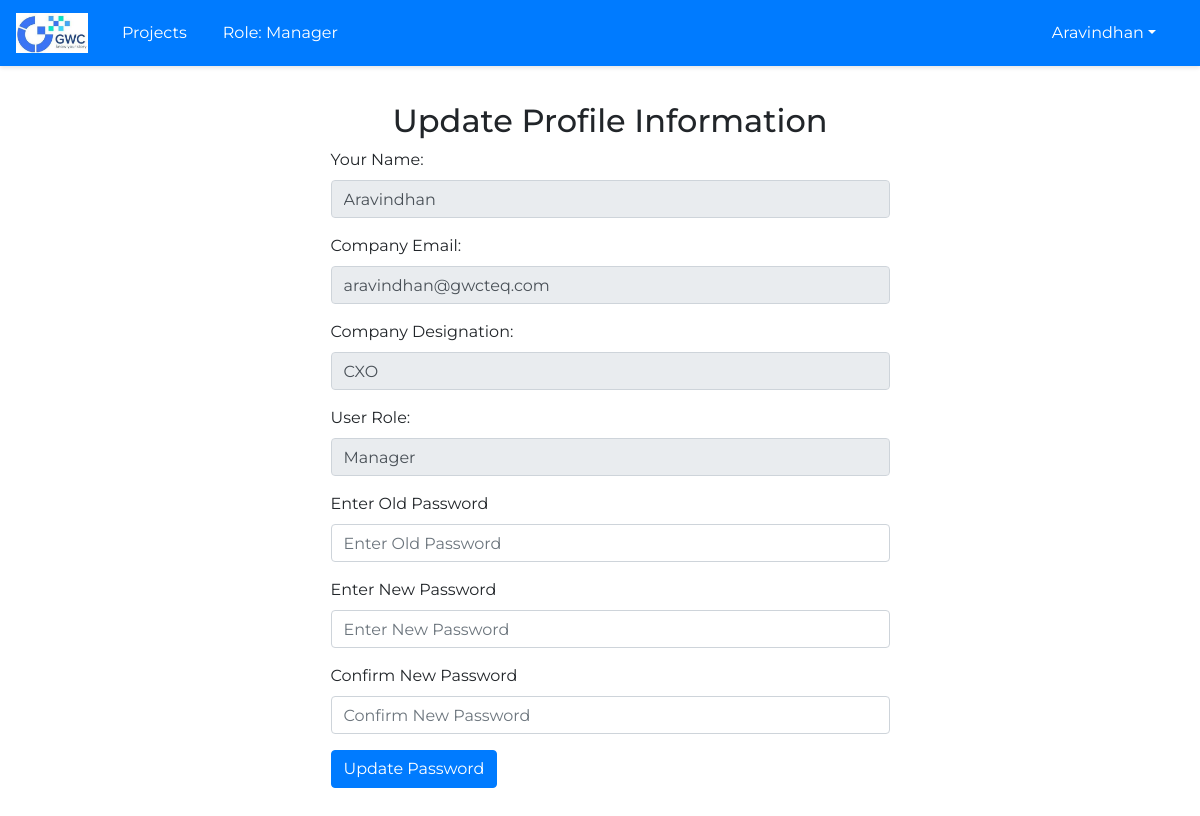
Screenshot of /user_profile (signed in) with the database file from the repository.
### main.py (models this page shows, shortened)
class Users(db.Model):
    id = db.Column(db.Integer(), primary_key=True, autoincrement=True)
    Email = db.Column(db.String(250), unique=True, nullable=False)
    Name = db.Column(db.String(250), nullable=False)
    User_Role = db.Column(db.String(250), default='Member', nullable=False)
    Password = db.Column(db.String(250), nullable=False)
    Designation = db.Column(db.String(250), nullable=False)
    Creation_Date = db.Column(db.DateTime(), default=dt.datetime.utcnow() + dt.timedelta(hours=5, minutes=30), nullable=False)

### main.py (the view)
@app.route('/user_profile')
def show_user_profile():
    if 'user_id' in session:
        user_id = session['user_id']
        user = Users.query.filter_by(id=user_id).first()
    return  render_template('user_profile.html', user= user)

### main.py (called while the page is built, shortened)
@app.before_request
def require_login():
    allowed_routes = ['login','static', 'show_register']  # add any route that doesn't require login here
    if request.endpoint not in allowed_routes and 'user_id' not in session:
        return redirect(url_for('login'))

@app.before_request
def restrict_access_member():
    user_id = session.get('user_id')
    if user_id:
        user = Users.query.filter_by(id=user_id).first()

@app.before_request
def restrict_access_teamlead():
    user_id = session.get('user_id')
    if user_id:
        user = Users.query.filter_by(id=user_id).first()
        if user.User_Role == 'Team Lead':
            restricted_functions = ['add_project', 'add_epic', 'add_story', 'update_project', 'update_epic', 'update_story', 'delete_story', 'delete_epic','show_users','update_user_role']
            if request.endpoint in restricted_functions:
                abort(403)  # Forbidden

@app.before_request
def restrict_access_manager():
    user_id = session.get('user_id')
    if user_id:
        user = Users.query.filter_by(id=user_id).first()
        if user.User_Role == 'Manager':
            restricted_functions = ['add_project', 'update_project','show_users','update_user_role']
            if request.endpoint in restricted_functions:
                abort(403)  # Forbidden

@app.context_processor
def inject_user():
    def get_user():
        if 'user_id' in session:
            user = Users.query.get(session['user_id'])
            return user
        return None
    return {'user': get_user()}

### templates/user_profile.html (shortened to what this page needs)
{% extends 'base_layout.html' %}
{% block main %}
<div class="text-center">
    <h2>Update Profile Information</h2>
</div>
<form method="POST" action="{{ url_for('update_password') }}" class="row g-3 justify-content-center">
    <div class="col-md-6">
        <div class="form-group">
            <label for="name" class="form-label">Your Name:</label>
            <input type="text" id="name" name="name" class="form-control" value="{{ user.Name }}" disabled>
        </div>
        <div class="form-group">
            <label for="email" class="form-label">Company Email:</label>
            <input type="text" id="email" name="email" class="form-control" value="{{ user.Email }}" disabled>
        </div>
        <div class="form-group">
            <label for="designation" class="form-label">Company Designation:</label>
            <input type="text" id="designation" name="designation" class="form-control" value="{{ user.Designation }}" disabled>
        </div>
        <div class="form-group">
            <label for="user_role" class="form-label">User Role:</label>
            <input type="text" id="user_role" name="user_role" class="form-control" value="{{ user.User_Role }}" disabled>
        </div>
        <div class="form-group">
            <label for="old_password">Enter Old Password</label>
            <input type="password" class="form-control" id="old_password" name="old_password" placeholder="Enter Old Password">
        </div>
        <div class="form-group">
            <label for="new_password">Enter New Password</label>
            <input type="password" class="form-control" id="new_password" minlength="8" name="new_password" placeholder="Enter New Password">
        </div>
        <div class="form-group">
            <label for="confirm_password">Confirm New Password</label>
            <input type="password" class="form-control" id="confirm_password" minlength="8" name="confirm_password" placeholder="Confirm New Password">
        </div>
        <div class="form-group">
            <button type="submit" class="btn btn-primary">Update Password</button>
        </div>
    </div>
</form>
{% endblock %}

### templates/base_layout.html (shortened to what this page needs)
<!DOCTYPE html>
<html>
  <head>
      <link rel="stylesheet" href="https://maxcdn.bootstrapcdn.com/bootstrap/4.5.2/css/bootstrap.min.css">
      <link href="{{ url_for('static', filename='css/base_layout-style.css') }}" rel="stylesheet">
  </head>
  <body>
    <nav class="navbar navbar-expand-md navbar-light bg-primary">
      <a class="navbar-brand" href="{{ url_for('login') }}">
        <img src="{{ url_for('static', filename='images/placeholder-logo.png') }}" alt="Logo">
      </a>
      <ul class="navbar-nav">
        {% if user.User_Role in ['Manager', 'Admin', 'Team Lead'] %}
        <li class="nav-item">
          <a class="nav-link" href="{{ url_for('show_projects') }}">Projects</a>
        </li>
        {% endif %}
        <li class="nav-item nav-link">
          Role: {{ user.User_Role }}
        </li>
      </ul>
      <ul class="navbar-nav ml-auto">
        <li class="nav-item dropdown">
          <a class="nav-link dropdown-toggle" href="#" id="navbardrop" data-toggle="dropdown">{{ user.Name }}</a>
        </li>
      </ul>
    </nav>
    <main>
      {% block main %}
      {% endblock %}
    </main>
  </body>
</html>

### static/css/base_layout-style.css (style rules this page uses)
* { box-sizing: border-box; margin: 0; padding: 0; }
body { background-color: white; font-family: 'Montserrat', sans-serif; }
.navbar-brand img { height: 40px; margin-right: 10px; }
.navbar-nav li { padding-right: 20px; color: white !important; }
.nav-link { color: white !important; }
nav { display: flex; justify-content: space-between; align-items: center; padding: 1rem; background-color: white; box-shadow: 0px 2px 4px rgba(0, 0, 0, 0.1); }
main { margin: 20px 0 0 20px; padding: 1rem; }

### rows the page displays
Users: User_Role "Manager", Name "Aravindhan", name "Aravindhan", email "aravindhan@gwcteq.com", designation "CXO", user_role "Manager"
